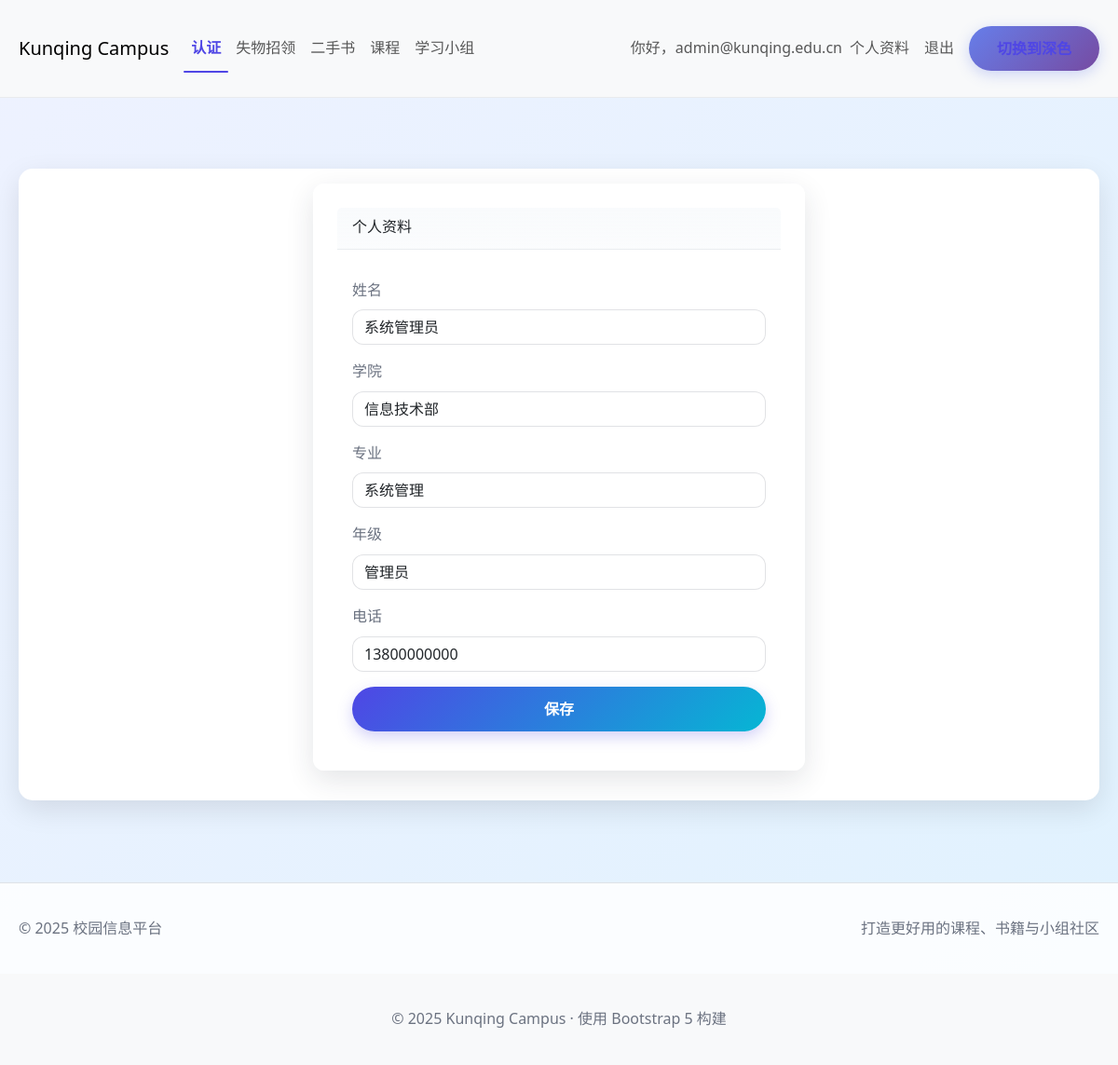
Page /auth/profile (signed in) on the committed database.
### tables this page shows
CREATE TABLE users (
            id INTEGER PRIMARY KEY AUTOINCREMENT,
            student_id TEXT UNIQUE NOT NULL,
            email TEXT UNIQUE NOT NULL,
            password_hash TEXT NOT NULL,
            real_name TEXT,
            college TEXT,
            major TEXT,
            grade TEXT,
            phone TEXT,
            avatar TEXT,
            create_time TIMESTAMP DEFAULT CURRENT_TIMESTAMP,
            last_login TIMESTAMP
        , admin_level INTEGER DEFAULT 0);

### app/routes/auth.py (the view)
@auth_bp.route("/profile", methods=["GET", "POST"])
@login_required
def profile():
    form = ProfileForm()
    if request.method == "POST":
        if form.validate_on_submit():
            updated = SimpleUser.update_profile(
                current_user.id,
                real_name=form.real_name.data.strip() if form.real_name.data else None,
                college=form.college.data.strip() if form.college.data else None,
                major=form.major.data.strip() if form.major.data else None,
                grade=form.grade.data.strip() if form.grade.data else None,
                phone=form.phone.data.strip() if form.phone.data else None,
            )
            if updated:
                current_user.real_name = updated.real_name
                current_user.college = updated.college
                current_user.major = updated.major
                current_user.grade = updated.grade
                current_user.phone = updated.phone
                flash("资料已保存", "success")
            else:
                flash("保存失败，请稍后重试", "error")
        else:
            flash("请检查表单输入", "error")
    else:
        form.real_name.data = getattr(current_user, "real_name", "") or ""
        form.college.data = getattr(current_user, "college", "") or ""
        form.major.data = getattr(current_user, "major", "") or ""
        form.grade.data = getattr(current_user, "grade", "") or ""
        form.phone.data = getattr(current_user, "phone", "") or ""
    return render_template("auth/profile.html", form=form)

### app/forms/auth.py
class ProfileForm(FlaskForm):
    real_name = StringField("姓名", validators=[Length(max=50)])
    college = StringField("学院", validators=[Length(max=100)])
    major = StringField("专业", validators=[Length(max=100)])
    grade = StringField("年级", validators=[Length(max=20)])
    phone = StringField("电话", validators=[Length(max=20)])
    submit = SubmitField("保存")

### app/simple_models.py (called while the page is built)
    @property
    def is_authenticated(self):
        return True

    @staticmethod
    def get_by_id(user_id):
        conn = sqlite3.connect(DB_PATH)
        cursor = conn.cursor()
        cursor.execute('SELECT * FROM users WHERE id = ?', (user_id,))
        row = cursor.fetchone()
        conn.close()
        if row:
            return SimpleUser(
                id=row[0],
                student_id=row[1],
                email=row[2],
                password_hash=row[3],
                real_name=row[4],
                college=row[5],
                major=row[6],
                grade=row[7],
                phone=row[8],
                avatar=row[9],
                create_time=row[10],
                last_login=row[11]
            )
        return None

### app/templates/auth/profile.html (shortened to what this page needs)
{% extends 'base.html' %}
{% block content %}
<div class="row justify-content-center">
  <div class="col-12 col-md-8 col-lg-6">
    <div class="card glass-card">
      <div class="card-header">个人资料</div>
      <div class="card-body">
        <form method="post">
          <div class="mb-3">
            {{ form.real_name.label(class="form-label") }}
            {{ form.real_name(class="form-control", placeholder="姓名") }}
          </div>
          <div class="mb-3">
            {{ form.college.label(class="form-label") }}
            {{ form.college(class="form-control", placeholder="学院") }}
          </div>
          <div class="mb-3">
            {{ form.major.label(class="form-label") }}
            {{ form.major(class="form-control", placeholder="专业") }}
          </div>
          <div class="mb-3">
            {{ form.grade.label(class="form-label") }}
            {{ form.grade(class="form-control", placeholder="年级") }}
          </div>
          <div class="mb-3">
            {{ form.phone.label(class="form-label") }}
            {{ form.phone(class="form-control", placeholder="电话") }}
          </div>
          {{ form.submit(class="btn btn-primary w-100") }}
        </form>
      </div>
    </div>
  </div>
</div>
{% endblock %}

### app/templates/base.html (shortened to what this page needs)
<!doctype html>
<html lang="zh-CN" data-bs-theme="light">
  <head>
    <link href="https://cdn.jsdelivr.net/npm/bootstrap@5.3.2/dist/css/bootstrap.min.css" rel="stylesheet">
    <link rel="stylesheet" href="{{ url_for('static', filename='css/style.css') }}">
  </head>
  <body>
    <nav class="navbar navbar-expand-lg bg-body-tertiary mb-3">
      <div class="container">
        <a class="navbar-brand" href="/">Kunqing Campus</a>
        <div class="collapse navbar-collapse" id="navbarNav">
          <ul class="navbar-nav me-auto mb-2 mb-lg-0">
            <li class="nav-item"><a class="nav-link {% if request.path.startswith('/auth') %}active{% endif %}" href="/auth/">认证</a></li>
            <li class="nav-item"><a class="nav-link {% if request.path.startswith('/lost') %}active{% endif %}" href="{{ url_for('lost_found.index') }}">失物招领</a></li>
            <li class="nav-item"><a class="nav-link {% if request.path.startswith('/books') %}active{% endif %}" href="/books/">二手书</a></li>
            <li class="nav-item"><a class="nav-link {% if request.path.startswith('/courses') %}active{% endif %}" href="/courses/">课程</a></li>
            <li class="nav-item"><a class="nav-link {% if request.path.startswith('/study') %}active{% endif %}" href="{{ url_for('study_groups.index') }}">学习小组</a></li>
          </ul>
          <ul class="navbar-nav align-items-center">
            {% if current_user.is_authenticated %}
              <li class="nav-item"><span class="navbar-text">你好，{{ current_user.email or current_user.student_id }}</span></li>
              <li class="nav-item"><a class="nav-link" href="{{ url_for('auth.profile') }}">个人资料</a></li>
              <li class="nav-item"><a class="nav-link" href="{{ url_for('auth.logout') }}">退出</a></li>
            {% else %}
              <li class="nav-item"><a class="nav-link" href="{{ url_for('auth.login') }}">登录</a></li>
              <li class="nav-item"><a class="nav-link" href="{{ url_for('auth.register') }}">注册</a></li>
            {% endif %}
            <li class="nav-item ms-2">
              <button id="themeToggle" class="btn btn-outline-primary btn-sm">切换主题</button>
            </li>
          </ul>
        </div>
      </div>
    </nav>
    <div class="container">
    </div>
    <main class="container mb-5">
      <div class="main-content">
        {% block content %}{% endblock %}
      </div>
    </main>
    <footer class="border-top py-3 mt-auto" style="background-color: rgba(255,255,255,0.85);">
      <div class="container d-flex justify-content-between align-items-center">
        <span class="text-muted">© 2025 校园信息平台</span>
        <span class="text-muted">打造更好用的课程、书籍与小组社区</span>
      </div>
    </footer>
    <footer class="bg-body-tertiary py-3 mt-auto">
      <div class="container text-center text-muted">
        &copy; {{ 2025 }} Kunqing Campus · 使用 Bootstrap 5 构建
      </div>
    </footer>
  </body>
  </html>

### app/static/css/style.css (style rules this page uses)
* { margin: 0; padding: 0; box-sizing: border-box; }
body { font-family: 'Segoe UI', Tahoma, Geneva, Verdana, sans-serif; line-height: 1.6; color: #333; background: linear-gradient(135deg, #667eea 0%, #764ba2 100%); min-height: 100vh; }
.container { max-width: 1200px; margin: 0 auto; padding: 20px; }
.main-content { background: white; border-radius: 15px; padding: 40px; box-shadow: 0 10px 30px rgba(0, 0, 0, 0.1); margin-bottom: 20px; }
.card { background: white; border-radius: 12px; padding: 25px; box-shadow: 0 4px 15px rgba(0, 0, 0, 0.1); transition: all 0.3s ease; border: 1px solid #e9ecef; }
.btn { display: inline-block; padding: 12px 30px; background: linear-gradient(135deg, #667eea 0%, #764ba2 100%); color: white; text-decoration: none; border-radius: 25px; font-weight: 600; font-size: 16px; border: none; cursor: pointer; transition: all 0.3s ease; box-shadow: 0 4px 15px rgba(102, 126, 234, 0.3); }
a { color: #667eea; text-decoration: none; transition: color 0.3s ease; }
.main-content { animation: fadeIn 0.6s ease-out; }
.card { animation: fadeIn 0.6s ease-out; }
.card-header { display: flex; justify-content: space-between; align-items: center; margin-bottom: 15px; padding-bottom: 10px; border-bottom: 1px solid #e9ecef; }
:root { --brand-primary: #4f46e5; --brand-primary-dark: #3730a3; --brand-accent: #06b6d4; --text-primary: #1f2937; --text-muted: #6b7280; --bg-soft: #f8fafc; --card-bg: #ffffff; --card-shadow: 0 8px 24px rgba(31, 41, 55, 0.12); --radius-md: 12px; --radius-lg: 18px; --bg-gradient-start: #eef2ff; --bg-gradient-end: #e0f2fe; }
body { color: var(--text-primary); background: linear-gradient(135deg, var(--bg-gradient-start), var(--bg-gradient-end)); min-height: 100vh; }
.navbar { backdrop-filter: saturate(180%) blur(6px); background-color: rgba(255,255,255,0.85); border-bottom: 1px solid rgba(15,23,42,0.06); }
.navbar .nav-link { padding: 0.5rem 0.75rem; }
.navbar .nav-link.active { color: var(--brand-primary) !important; font-weight: 600; position: relative; }
.navbar .nav-link.active::after { content: ""; position: absolute; left: 0; bottom: -0.3rem; width: 100%; height: 2px; background: var(--brand-primary); border-radius: 2px; }
.main-content { padding-top: 1rem; padding-bottom: 2rem; }
.card { border-radius: var(--radius-md); border: 1px solid rgba(15,23,42,0.06); box-shadow: 0 1px 3px rgba(31,41,55,0.06); background-color: var(--card-bg); transition: transform 0.18s ease, box-shadow 0.18s ease; }
.card-header { background: linear-gradient(180deg, rgba(248,250,252,0.9), rgba(248,250,252,0.6)); border-bottom: 1px solid rgba(15,23,42,0.06); }
.btn-primary { background: linear-gradient(135deg, var(--brand-primary), var(--brand-accent)); border: none; box-shadow: 0 6px 16px rgba(79,70,229,0.25); }
.btn-outline-primary { color: var(--brand-primary); border-color: var(--brand-primary); }
.form-label { color: var(--text-muted); }
.form-control, .form-select { border-radius: var(--radius-md); border: 1px solid rgba(15,23,42,0.12); }
a { color: var(--brand-primary); }
.text-muted { color: var(--text-muted) !important; }
.glass-card { background: rgba(255, 255, 255, 0.65); backdrop-filter: blur(12px) saturate(120%); -webkit-backdrop-filter: blur(12px) saturate(120%); border: 1px solid rgba(255, 255, 255, 0.45); box-shadow: 0 10px 30px rgba(31,41,55,0.12); }

### rows in the picture
users: email "admin@kunqing.edu.cn", real_name "系统管理员", college "信息技术部", major "系统管理", grade "管理员", phone "13800000000"

### other values in the picture
{{ 2025 }} "2025"
